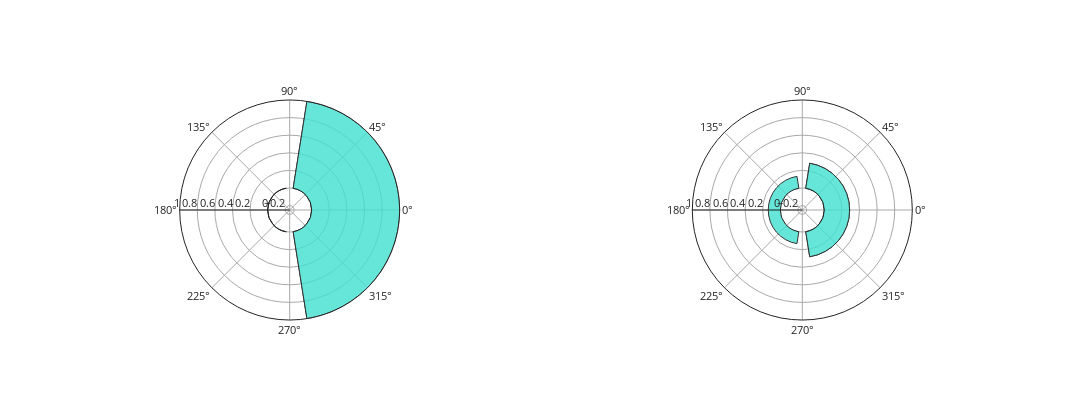

Source (notebook cell):
### Code cell
test = rotation_df.groupby(['mouse', 'session', 'rotation'], as_index=False).agg({'r': ['mean', 'sem']})
test_df = pd.concat([test['mouse'], test['session'], test['rotation'], test['r']], axis=1)
fig_data = test_df
specs = [[{'type': 'polar'}, {'type': 'polar'}]]
fig = pf.custom_graph_template(x_title='', y_title='', font_size=11, rows=1, columns=2, 
                               width=1600, height=400, specs=specs)
for idx, session in enumerate(np.unique(fig_data['session'])):
        if idx == 0:
            fig.add_trace(go.Barpolar(
                r=fig_data['mean'][fig_data['session'] == session],
                theta=fig_data['rotation'][fig_data['session'] == session],
                marker_color='turquoise',
                marker_line_color='black',
                marker_line_width=1,
                opacity=0.8,
                showlegend=False
            ), row=1, col=idx + 1)  
        else:
            fig.add_trace(go.Barpolar(
                r=fig_data['mean'][fig_data['session'] == session],
                theta=fig_data['rotation'][fig_data['session'] == session],
                marker_color='turquoise',
                marker_line_color='black',
                marker_line_width=1,
                opacity=0.8,
                showlegend=False
            ), row=1, col=idx + 1)
    
fig.update_polars(
        radialaxis = dict(showticklabels=True, ticks='', angle=180, tickangle=-180, range=[-0.25, 1], showgrid=True, gridcolor='darkgrey'),
        angularaxis = dict(showticklabels=True, ticks='', showgrid=True, gridcolor='darkgrey')
    )
fig.show()

### Figure 1 — Plotly figure (JSON) as saved in the notebook; plotly's stock layout.template omitted (floating-point values rounded to 4 significant figures)
{"data": [{"marker": {"color": "turquoise", "line": {"color": "black", "width": 1}}, "opacity": 0.8, "r": [1, 0.00164, 1], "showlegend": false, "subplot": "polar", "theta": [0, 180, 360], "type": "barpolar"}, {"marker": {"color": "turquoise", "line": {"color": "black", "width": 1}}, "opacity": 0.8, "r": [0.2883, 0.137, 0.2879], "showlegend": false, "subplot": "polar2", "theta": [0, 180, 360], "type": "barpolar"}], "layout": {"font": {"size": 11}, "height": 400, "polar": {"angularaxis": {"gridcolor": "darkgrey", "showgrid": true, "showticklabels": true, "ticks": ""}, "domain": {"x": [0, 0.45], "y": [0, 1]}, "radialaxis": {"angle": -180, "gridcolor": "darkgrey", "range": [-0.25, 1], "showgrid": true, "showticklabels": true, "tickangle": -180, "ticks": ""}}, "polar2": {"angularaxis": {"gridcolor": "darkgrey", "showgrid": true, "showticklabels": true, "ticks": ""}, "domain": {"x": [0.55, 1], "y": [0, 1]}, "radialaxis": {"angle": -180, "gridcolor": "darkgrey", "range": [-0.25, 1], "showgrid": true, "showticklabels": true, "tickangle": -180, "ticks": ""}}, "title": {"x": 0.5, "xanchor": "center", "y": 0.9, "yanchor": "top"}, "width": 1600, "xaxis": {"title": {"text": ""}}, "yaxis": {"title": {"text": ""}}}}
